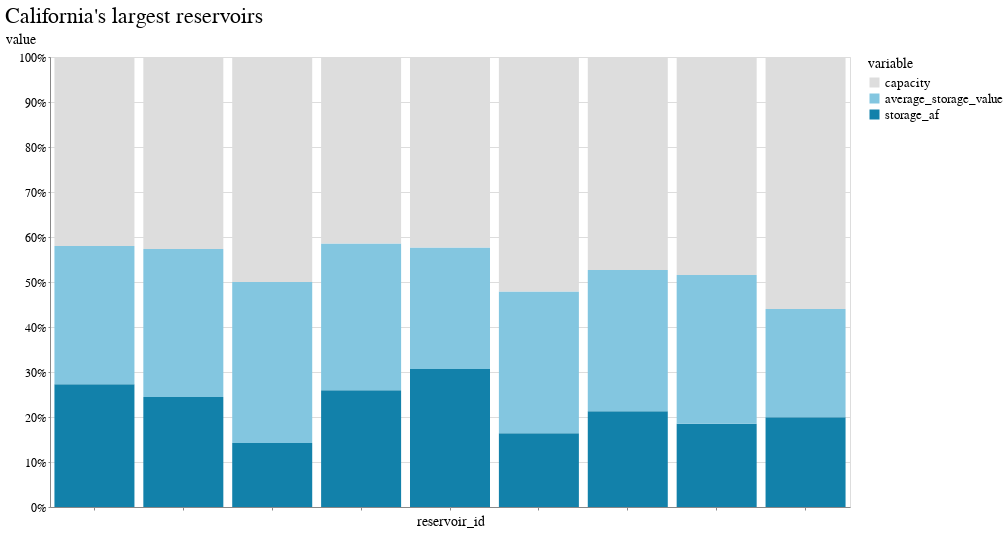

Notebook code cell kept with this figure:
### Code cell
domain = ["capacity", "average_storage_value", "storage_af", ]
range_ = ['#ddd', '#83c6e0', '#1281aa', ]

alt.Chart(melt).mark_bar().encode(
    x=alt.X('reservoir_id', axis=alt.Axis(labels=False)),
    y=alt.Y('value',stack="normalize"),
    order="bar_order",
    color=alt.Color(
        'variable', 
        scale=alt.Scale(domain=domain, range=range_), 
        #sort='descending'
    ),
    tooltip=["reservoir_id"]
).properties(title="California's largest reservoirs")

### Figure 1 — Vega-Lite specification as saved in the notebook (floating-point values rounded to 4 significant figures)
{"config": {"view": {"width": 800, "height": 450}, "background": "#ffffff", "title": {"anchor": "start", "font": "BentonGothic-Bold, sans", "fontColor": "#000000", "fontSize": 22, "fontWeight": "normal"}, "arc": {"fill": "#82c6df"}, "area": {"fill": "#82c6df"}, "line": {"stroke": "#82c6df", "strokeWidth": 3}, "path": {"stroke": "#82c6df"}, "rect": {"fill": "#82c6df"}, "shape": {"stroke": "#82c6df"}, "bar": {"fill": "#82c6df"}, "point": {"stroke": "#82c6df"}, "symbol": {"fill": "#82c6df", "size": 30}, "axis": {"titleFont": "BentonGothic-Bold, sans", "titleFontSize": 14, "titleFontWeight": "normal", "labelFont": "BentonGothic, sans", "labelFontSize": 12, "labelFontWeight": "normal"}, "axisX": {"labelAngle": 0, "labelPadding": 4, "tickSize": 3}, "axisY": {"labelBaseline": "middle", "maxExtent": 45, "minExtent": 45, "tickSize": 2, "titleAlign": "left", "titleAngle": 0, "titleX": -45, "titleY": -11}, "legend": {"titleFont": "BentonGothic-Bold, sans", "titleFontSize": 14, "titleFontWeight": "normal", "symbolType": "square", "labelFont": "BentonGothic, sans", "labelFontSize": 13}, "range": {"category": ["#3580b1", "#ec8431", "#ab7fb4", "#c89d29", "#adc839", "#829eb1"], "diverging": ["#e68a4f", "#f4bb6a", "#f9e39c", "#dadfe2", "#a6b7c6", "#849eae"], "heatmap": ["#fbf2c7", "#f9e39c", "#f8d36e", "#f4bb6a", "#e68a4f", "#d15a40", "#ab4232"], "ordinal": ["#fbf2c7", "#f9e39c", "#f8d36e", "#f4bb6a", "#e68a4f", "#d15a40", "#ab4232"], "ramp": ["#fbf2c7", "#f9e39c", "#f8d36e", "#f4bb6a", "#e68a4f", "#d15a40", "#ab4232"]}}, "data": {"name": "data-26935bcec14cd6d2375829f5806eea09"}, "mark": "bar", "encoding": {"color": {"field": "variable", "scale": {"domain": ["capacity", "average_storage_value", "storage_af"], "range": ["#ddd", "#83c6e0", "#1281aa"]}, "type": "nominal"}, "order": {"field": "bar_order", "type": "quantitative"}, "tooltip": [{"field": "reservoir_id", "type": "nominal"}], "x": {"axis": {"labels": false}, "field": "reservoir_id", "type": "nominal"}, "y": {"field": "value", "stack": "normalize", "type": "quantitative"}}, "title": "California's largest reservoirs", "$schema": "https://vega.github.io/schema/vega-lite/v4.17.0.json", "datasets": {"data-26935bcec14cd6d2375829f5806eea09": [{"reservoir_id": "BER", "variable": "storage_af", "value": 916900.0, "bar_order": 1}, {"reservoir_id": "CLE", "variable": "storage_af", "value": 696100.0, "bar_order": 1}, {"reservoir_id": "NML", "variable": "storage_af", "value": 755300.0, "bar_order": 1}, {"reservoir_id": "ORO", "variable": "storage_af", "value": 1589000.0, "bar_order": 1}, {"reservoir_id": "SHA", "variable": "storage_af", "value": 1738000.0, "bar_order": 1}, {"reservoir_id": "ALM", "variable": "storage_af", "value": 850200.0, "bar_order": 1}, {"reservoir_id": "FOL", "variable": "storage_af", "value": 706900.0, "bar_order": 1}, {"reservoir_id": "DNP", "variable": "storage_af", "value": 1271000.0, "bar_order": 1}, {"reservoir_id": "SNL", "variable": "storage_af", "value": 726700.0, "bar_order": 1}, {"reservoir_id": "BER", "variable": "average_storage_value", "value": 1236000.0, "bar_order": 2}, {"reservoir_id": "CLE", "variable": "average_storage_value", "value": 1752000.0, "bar_order": 2}, {"reservoir_id": "NML", "variable": "average_storage_value", "value": 1449000.0, "bar_order": 2}, {"reservoir_id": "ORO", "variable": "average_storage_value", "value": 2350000.0, "bar_order": 2}, {"reservoir_id": "SHA", "variable": "average_storage_value", "value": 3102000.0, "bar_order": 2}, {"reservoir_id": "ALM", "variable": "average_storage_value", "value": 956300.0, "bar_order": 2}, {"reservoir_id": "FOL", "variable": "average_storage_value", "value": 623300.0, "bar_order": 2}, {"reservoir_id": "DNP", "variable": "average_storage_value", "value": 1594000.0, "bar_order": 2}, {"reservoir_id": "SNL", "variable": "average_storage_value", "value": 876400.0, "bar_order": 2}, {"reservoir_id": "BER", "variable": "capacity", "value": 1602000.0, "bar_order": 3}, {"reservoir_id": "CLE", "variable": "capacity", "value": 2448000.0, "bar_order": 3}, {"reservoir_id": "NML", "variable": "capacity", "value": 2400000.0, "bar_order": 3}, {"reservoir_id": "ORO", "variable": "capacity", "value": 3538000.0, "bar_order": 3}, {"reservoir_id": "SHA", "variable": "capacity", "value": 4552000.0, "bar_order": 3}, {"reservoir_id": "ALM", "variable": "capacity", "value": 1308000.0, "bar_order": 3}, {"reservoir_id": "FOL", "variable": "capacity", "value": 977000.0, "bar_order": 3}, {"reservoir_id": "DNP", "variable": "capacity", "value": 2030000.0, "bar_order": 3}, {"reservoir_id": "SNL", "variable": "capacity", "value": 2041000.0, "bar_order": 3}]}}
